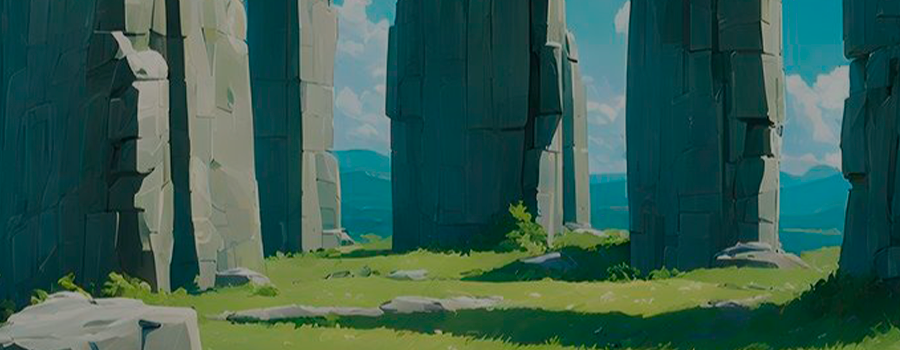
#> input picture tools/quest_battle/back1.png, 900 x 350 px, found by its file name; the run also reads 2 pictures not shown here
$ python main.py
#> lines starting #> are read from the running program, lines starting #| are printed output that depends on the picture
from PIL import Image, ImageDraw, ImageFont, ImageFilter
import random
import json

images_dir = 'images/quest_battle/'
back_file = 'back1.png'
MAX_HP = 100

l = ImageFont.truetype('fonts/edosz.ttf', size=18)
small = ImageFont.truetype('fonts/edosz.ttf', size=20)
b = ImageFont.truetype('fonts/emoji.ttf', size=15)

with open('bot/json/dino_data.json', encoding='utf-8') as f:
#> (reads images/dino_data.json from the repository)
    DINOS = json.load(f) # type: dict

def trans_paste(fg_img: Image.Image, bg_img: Image.Image,
                alpha=1.0, box=(0, 0)):
    """Накладывает одно изображение на другое.
    """
    fg_img_trans = Image.new('RGBA', fg_img.size)
    fg_img_trans = Image.blend(fg_img_trans, fg_img, alpha)
    bg_img.paste(fg_img_trans, box, fg_img_trans)

    return bg_img

def crop_text(text: str, unit: int=10, postfix: str='...'):
    """Обрезает текст и добавляет postfix в конце,
       если текст больше чем unit + len(postfix)
    """
    if len(text) > unit + len(postfix):
        return text[:unit] + postfix
    else: return text

def generate(data_player_1, data_player_2, game_data):
    """
    data_player_1: {
        "name": "as1",
        "points": 12,
        "heal": 60,
        "dino_id": 100
    }

    data_player_2: {
        "name": "cat",
        "points": 56,
        "heal": 60,
        "dino_id": 100
    }

    game_data: {
        "stage": 2,
        "tasks": []
    }

    """

    # Фон
    img = Image.open(images_dir + back_file)
#> img is the input picture: PIL image 900x350 RGBA; mean R, G, B, A 51.8, 91.2, 79.4, 255

    # Таблица
    tb = Image.open(images_dir + 'table.png')
    img = trans_paste(tb, img)
#> in trans_paste, `fg_img_trans = Image.new('RGBA', fg_img.size)`: fg_img_trans: PIL image 900x350 RGBA; every value is 0

    # Заполнение таблицы
    idraw = ImageDraw.Draw(img)

    #    Имя
    name1 = crop_text(data_player_1['name'], 8, '..')
    name2 = crop_text(data_player_2['name'], 8, '..')
    idraw.text((67, 29), name1, font = l)
    idraw.text((67, 62), name2, font = l)

    #    Поинты
    line_len = int(max([len(name1), len(name2)])) * 10
    idraw.line((43, 57, 67 + line_len + 45, 57), fill='white', width=2)

    idraw.text((67 + line_len + 25, 29), str(data_player_1['points']), font = l)
    idraw.text((67 + line_len + 25, 62), str(data_player_2['points']), font = l)

    # Колечки заданий
    circle_white = Image.open(images_dir + 'neutral.png')
    circle_red = Image.open(images_dir + 'notaken.png')
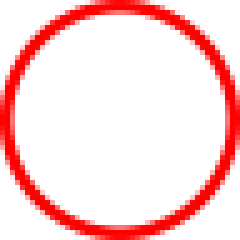
#> input picture images/quest_battle/notaken.png, 48 x 48 px, found by its file name (shown 5 times larger)
#> circle_red is the input picture: PIL image 48x48 RGBA; mean R, G, B, A 255, 0, 0, 40.1
    circle_green = Image.open(images_dir + 'taken.png').resize((45, 45), Image.Resampling.LANCZOS)
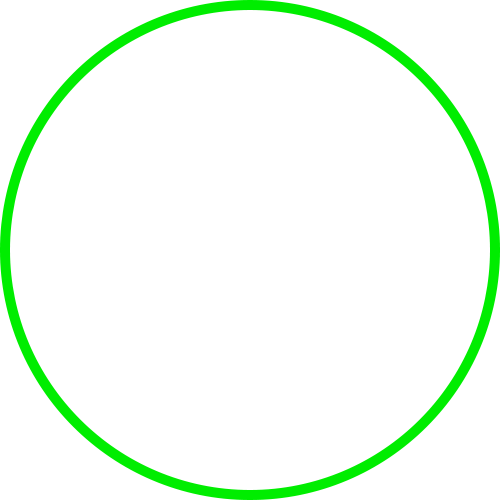
#> input picture images/quest_battle/taken.png, 500 x 500 px, found by its file name
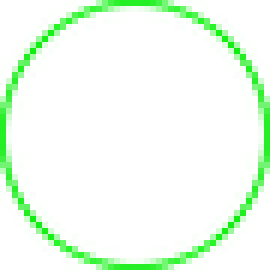
#> circle_green: PIL image 45x45 RGBA (shown 6 times larger); mean R, G, B, A 0, 57.1, 0, 17.5; transparent parts drawn white

    for i in range(1, 6):
        if i in game_data['wins']:
            # img = trans_paste(circle_green, img, box=(306, 10))

            x, y = 306, 32.5
            r = 22.5

            leftUpPoint = (x-r, y-r)
            rightDownPoint = (x+r, y+r)
            twoPointList = [leftUpPoint, rightDownPoint]
            idraw.ellipse(twoPointList, outline=(255,0,0,255), width=2)


    # Дино
    sz, a = 365, 0
    dat_l = [data_player_1, data_player_2]

    for ind in (0, 1):
        dino_id = dat_l[ind]['dino_id']
        hp = dat_l[ind]['heal']

#> (the run stopped early here; a loop or call above may not have finished)
